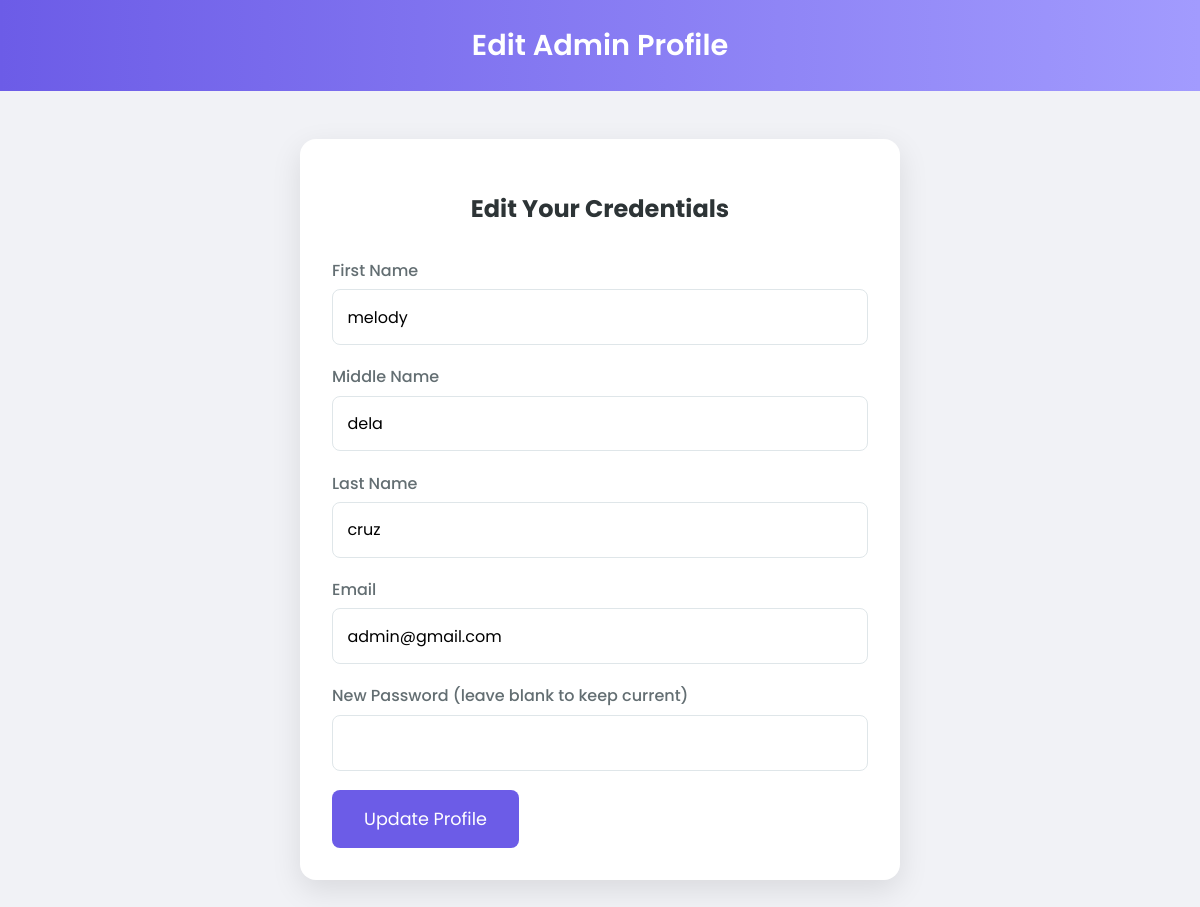
Page /admin_edit_profile.php (signed in) on the earlier database version.
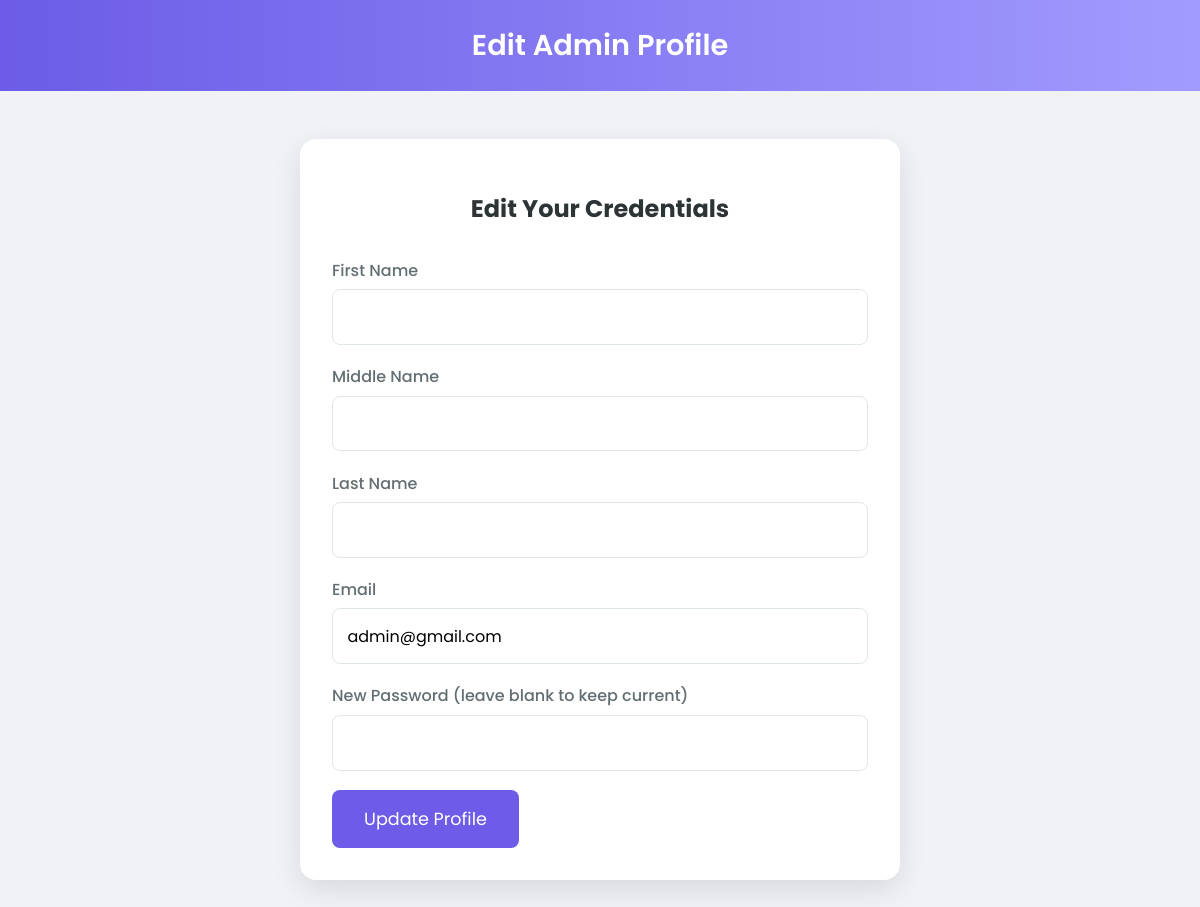
Same page on the later database version.
### tables this page shows
CREATE TABLE `users` (
  `id` int(11) NOT NULL,
  `firstname` varchar(100) DEFAULT NULL,
  `middlename` varchar(100) DEFAULT NULL,
  `lastname` varchar(100) DEFAULT NULL,
  `phone_number` varchar(11) DEFAULT NULL,
  `username` varchar(50) NOT NULL,
  `password` varchar(255) NOT NULL,
  `role` varchar(20) NOT NULL DEFAULT 'client',
  `email` varchar(100) NOT NULL,
  `security_question` varchar(255) NOT NULL,
  `security_answer_hash` char(64) NOT NULL,
  `status` varchar(20) DEFAULT 'active'
);

### admin_edit_profile.php (the view, shortened to what this page needs)
<?php
$conn = new mysqli("localhost", "root", "", "bridal_event_system");
$username = $_SESSION['username'];
$query = $conn->query("SELECT * FROM users WHERE username='$username'");
$admin = $query->fetch_assoc();
$firstname = $admin['firstname'] ?? '';
$middlename = $admin['middlename'] ?? '';
$lastname = $admin['lastname'] ?? '';
$email = $admin['email'] ?? '';
?>
<!DOCTYPE html>
<html lang="en">
<head>
    <link rel="stylesheet" href="https://cdnjs.cloudflare.com/ajax/libs/font-awesome/6.5.0/css/all.min.css">
</head>
<body>
    <header>Edit Admin Profile</header>
    <div class="container">
        <h2>Edit Your Credentials</h2>
        <form method="post">
            <label for="firstname">First Name</label>
            <input type="text" id="firstname" name="firstname" value="<?= htmlspecialchars($firstname) ?>" required>
            <label for="middlename">Middle Name</label>
            <input type="text" id="middlename" name="middlename" value="<?= htmlspecialchars($middlename) ?>">
            <label for="lastname">Last Name</label>
            <input type="text" id="lastname" name="lastname" value="<?= htmlspecialchars($lastname) ?>" required>
            <label for="email">Email</label>
            <input type="email" id="email" name="email" value="<?= htmlspecialchars($email) ?>" required>
            <label for="password">New Password (leave blank to keep current)</label>
            <input type="password" id="password" name="password">
            <button type="submit" class="btn">Update Profile</button>
        </form>
    </div>
</body>
</html>

Differences in the rows shown:
changed users "admin@gmail.com": firstname "melody" → (not shown); middlename "dela" → (not shown); lastname "cruz" → (not shown)
